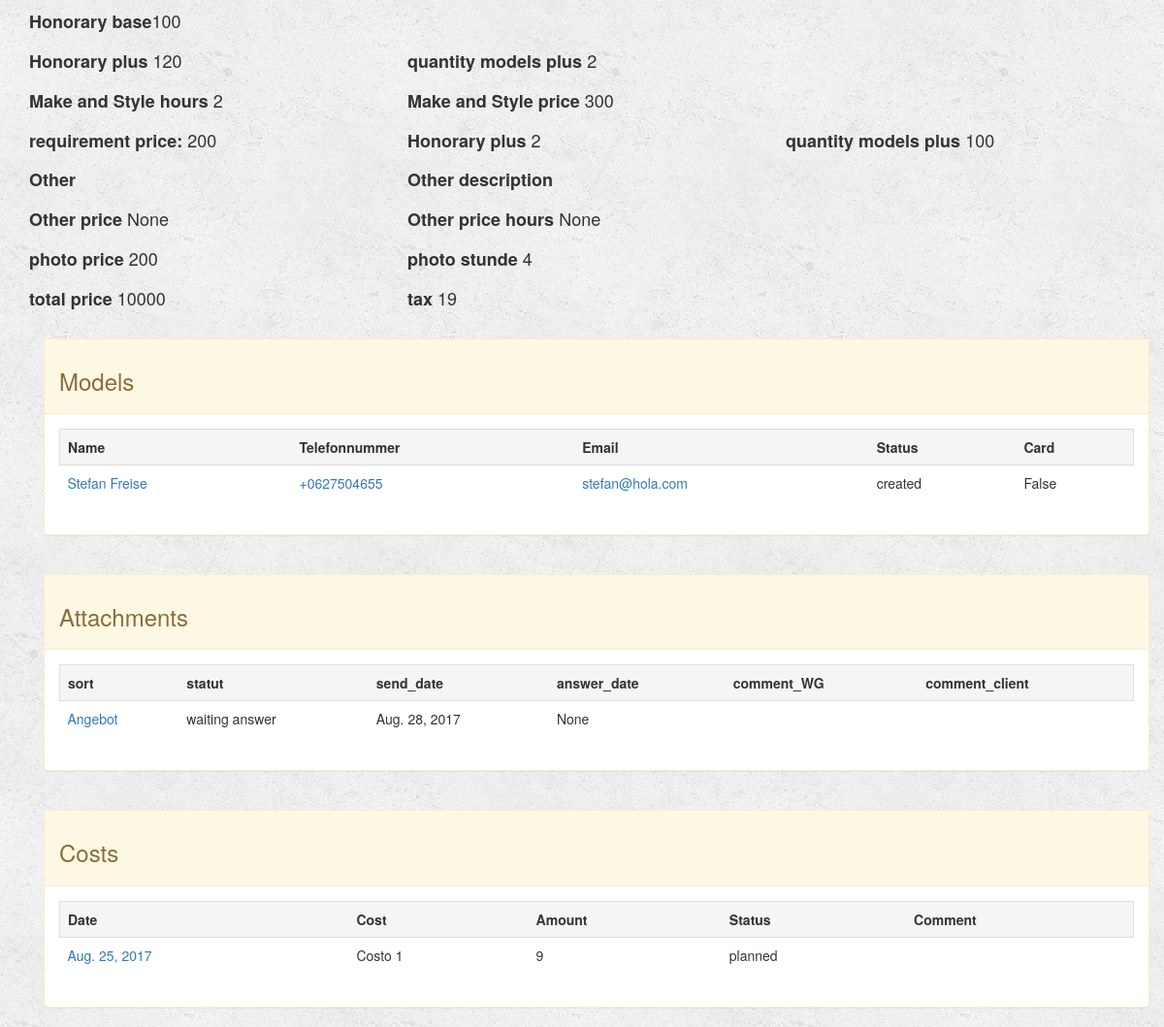
Page /apli/project/1/ (signed in, lower part) on the earlier database version.
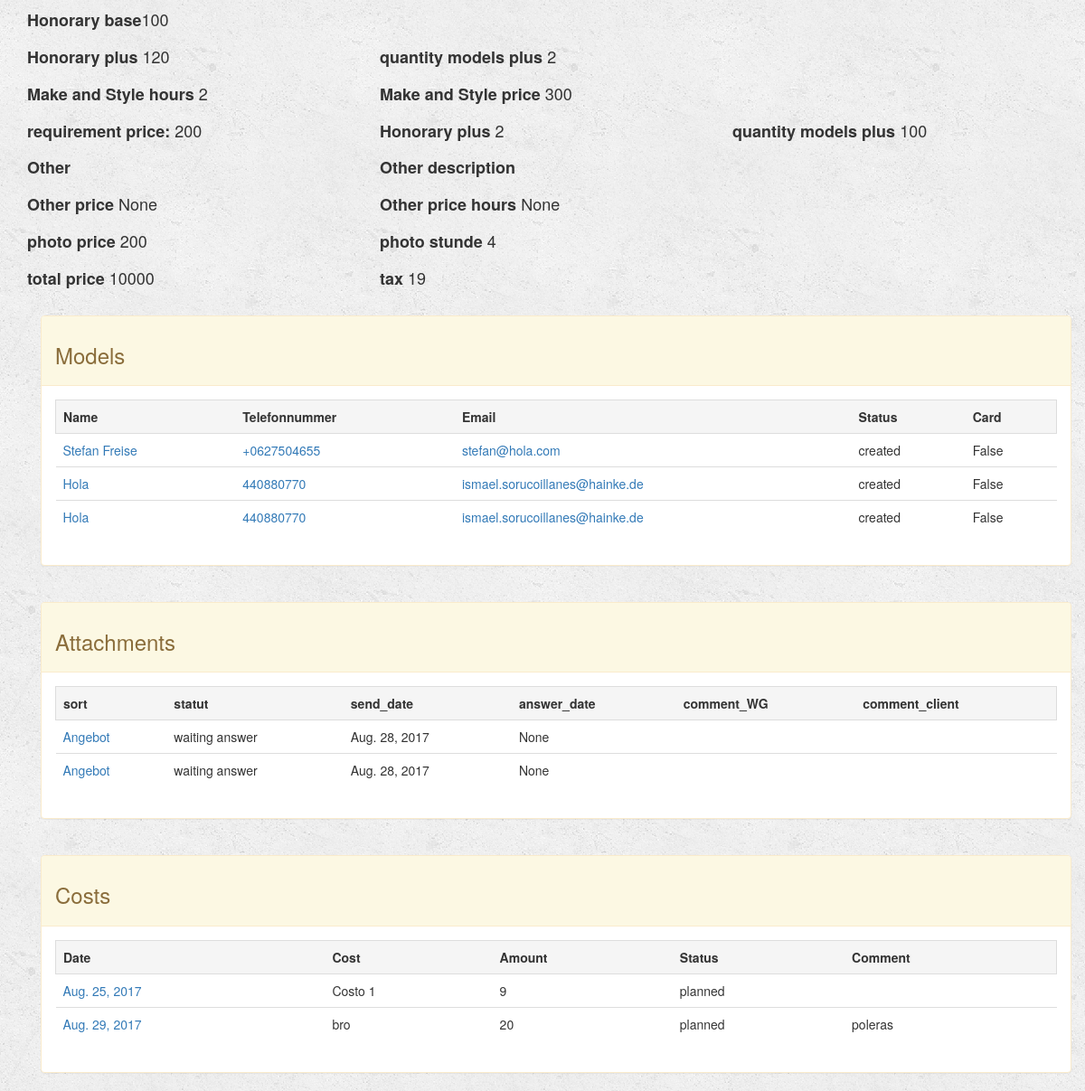
Same page on the later database version.
### apli/models.py (models this page shows, shortened)
class Assignment(models.Model):
    project = models.ForeignKey(Project, on_delete=models.CASCADE)
    person = models.ForeignKey(Person, on_delete=models.CASCADE)
    model_type = models.CharField(max_length=14, choices=(('pro', 'pro'), ('semipro', 'semipro'),), default='pro')
    travel_cost = models.IntegerField(null=True, blank=True)
    hotel_cost = models.IntegerField(null=True, blank=True)
    other_cost = models.IntegerField(null=True, blank=True)
    comment_WG = models.CharField(max_length=500, blank=True)
    comment_model = models.CharField(max_length=500, blank=True)
    statut = models.CharField(max_length=14, choices=(('created', 'created'), ('waiting answer', 'waiting answer'), ('confirmed', 'confirmed'), ('not possible', 'not possible'), ('realized', 'realized'), ('acquitted', 'acquitted'),), default='created')
    send_date = models.DateField(null=True, blank=True)
    confirmation_date = models.DateField(null=True, blank=True)
    payment_date = models.DateField(null=True, blank=True)
    total_price = models.IntegerField(null=True, blank=True)
    class Meta:
        verbose_name = 'Assignment'
        verbose_name_plural = 'Assignments'

class Person(models.Model):
    name = models.CharField(max_length=200)
    name_short = models.CharField(max_length=100, blank=True)
    company = models.CharField(max_length=200, blank=True)
    company_short = models.CharField(max_length=100, blank=True)
    agent = models.CharField(max_length=200, blank=True)
    agent_short = models.CharField(max_length=100, blank=True)
    country = models.CharField(max_length=50, blank=True)
    city = models.CharField(max_length=50, blank=True)
    zip_code = models.CharField(max_length=15, blank=True)
    address = models.CharField(max_length=100, blank=True)
    email = models.EmailField()
    phone_regex = RegexValidator(regex=r'^\+?1?\d{9,15}$', message="Phone number must be entered in the format: '+999999999'. Up to 15 digits allowed.")
    phone = models.CharField(validators=[phone_regex], max_length=15)
    comment = models.CharField(max_length=500, blank=True)
    sedcard = models.BooleanField(default=False)
    statut = models.CharField(max_length=15, choices=(('modell', 'Modelo'), ('Photograph', 'Fotografo'), ('Make Up', 'Make Up'), ('Styling', 'Styling'), ('Rrhh', 'Recursos Humanos'), ('verschieden', 'Otro')), default='Modell')
    bank_regex = RegexValidator(regex=r'^DE\d{2}\s?([0-9a-zA-Z]{4}\s?){4}[0-9a-zA-Z]{2}$', message="Bank account must be entered in the format: 'DE12 3456 7890 1234 5678 90'. Up to 27 digits allowed.")
    bank_account = models.CharField(validators=[bank_regex], max_length=27)
    website = models.CharField(max_length=200, blank=True)
    class Meta:
        verbose_name = 'Person'
        verbose_name_plural = 'Persons'

class Attachment(models.Model):
    project = models.ForeignKey(Project, on_delete=models.CASCADE)
    sort = models.CharField(max_length=8)
    file = models.FileField()
    send_date = models.DateField()
    answer_date = models.DateField(null=True, blank=True)
    statut = models.CharField(max_length=14, choices=(('waiting answer', 'waiting answer'), ('accepted', 'accepted'), ('rejected', 'rejected'),), default='waiting answer')
    comment_WG = models.CharField(max_length=500, blank=True)
    comment_client = models.CharField(max_length=500, blank=True)
    class Meta:
        verbose_name = 'Attachment'
        verbose_name_plural = 'Attachments'

class Cost(models.Model):
    user = models.ForeignKey(User, on_delete=models.CASCADE)
    project = models.ForeignKey(Project, on_delete=models.CASCADE)
    comment = models.CharField(max_length=500, blank=True)
    date = models.DateField()
    amount = models.IntegerField()
    title = models.CharField(max_length=100)
    statut = models.CharField(max_length=14, choices=(('planned', 'planned'), ('complete', 'complete'),), default='planned')
    class Meta:
        verbose_name = 'Cost'
        verbose_name_plural = 'Costs'

### apli/views.py (the view)
# urls.py: url(r'^project/(?P<pk>[0-9]+)/$', views.detail_project, name='detail_project'),
@login_required(login_url='/register/login/')
def detail_project(request, pk):
    project = get_object_or_404(Project, id=pk)
    all_models = project.assignment_set.all()
    all_attachments = project.attachment_set.all()
    all_costs = project.cost_set.all()
    return render(request, 'apli/angebot/detail_angebot.html', {'project': project, 'all_models': all_models, 'all_attachments': all_attachments, 'all_costs': all_costs})

### apli/models.py (called while the page is built)
    def __str__(self):
        return self.name

### fullcalendar/fullcalendar.py (called while the page is built)
def css_url():
    return FULLCALENDAR['css_url']

def print_css_url():
    return FULLCALENDAR['print_css_url']

def javascript_url():
    return FULLCALENDAR['javascript_url']

def jquery_url():
    return FULLCALENDAR['jquery_url']

def jquery_ui_url():
    return FULLCALENDAR['jquery_ui_url']

### fullcalendar/templatetags/fullcalendar_tags.py (called while the page is built)
@register.inclusion_tag("fullcalendar/calendar_init.html")
def calendar_init(calendar_config_options):
    return {'calendar_config_options': mark_safe(calendar_config_options)}

@register.simple_tag
def fullcalendar_css_url():
    return css_url()

@register.simple_tag
def fullcalendar_print_css_url():
    return print_css_url()

@register.simple_tag
def fullcalendar_javascript_url():
    return javascript_url()

@register.simple_tag
def fullcalendar_jquery_url():
    return jquery_url()

@register.simple_tag
def fullcalendar_jquery_ui_url():
    return jquery_ui_url()

@register.simple_tag
def fullcalendar_css():
    url = fullcalendar_css_url()
    return mark_safe("<link href='%s' rel='stylesheet' />" % url)

@register.simple_tag
def fullcalendar_jquery():
    url = fullcalendar_jquery_url()
    return mark_safe("<script src='%s'></script>" % url)

### apli/templates/apli/angebot/detail_angebot.html (shortened to what the changed rows need)
{% extends 'apli/base.html' %}
{% block body %}
    <div class= "container">
        <br>
        <br>
        <br>
        <br>
    <br>
<br>
    <div class="container">
        <br>
        <div class="panel panel-warning">
            <div class="panel-body">
                {% if all_models %}
                    <div class="table-responsive">
                        <table class="table table-hover ">
                            <tr class="active table-bordered">
                                <th >Name</th>
                                <th>Telefonnummer</th>
                                <th>Email</th>
                                <th>Status</th>
                                <th>Card</th>
                            </tr>
                            {% for model in all_models %}
                                <tr>
                                    <td><a href="{% url 'detail_assignment' model.id %}">{{model.person.name}}</a></td>
                                    <td><a href="tel:{{ model.person.phone }}">{{model.person.phone}}</a></td>
                                    <td><a href="mailto:{{ model.person.email }}">{{model.person.email}}</a></td>
                                    <td>{{model.statut}}</td>
                                    <td>{{model.person.sedcard}}</td>
                                </tr>
                            {% endfor %}
                        </table>
                    </div>
                {% else %}
                    <p> Keine Projekte </p>
                {% endif %}
            </div>
        </div>
    </div>
    <div class="container">
        <br>
        <div class="panel panel-warning">
            <div class="panel-body">
                {% if all_attachments %}
                    <div class="table-responsive">
                        <table class="table table-hover ">
                            <tr class="active table-bordered">
                                <th > sort</th>
                                <th> statut</th>
                                <th> send_date</th>
                                <th> answer_date</th>
                                <th> comment_WG</th>
                                <th> comment_client</th>
                            </tr>
                            {% for att in all_attachments %}
                                <tr>
                                    <td><a href={{att.file.url}}>{{att.sort}}</a></td>
                                    <td>{{att.statut}}</td>
                                    <td>{{att.send_date}}</td>
                                    <td>{{att.answer_date}}</td>
                                    <td>{{att.comment_WG}}</td>
                                    <td>{{att.comment_client}}</td>
                                </tr>
                            {% endfor %}
                        </table>
                    </div>
                {% else %}
                    <p> Keine Attachments </p>
                {% endif %}
            </div>
        </div>
    </div>
    <div class="container">
        <br>
        <div class="panel panel-warning">
            <div class="panel-body">
                {% if all_costs %}
                    <div class="table-responsive">
                        <table class="table table-hover ">
                            <tr class="active table-bordered">
                                <th>Date</th>
                                <th>Cost</th>
                                <th>Amount</th>
                                <th>Status</th>
                                <th>Comment</th>
                            </tr>
                            {% for cost in all_costs %}
                                <tr>
                                    <td><a href="{% url 'detail_cost' cost.id %}">{{cost.date}}</td>
                                    <td>{{cost.title}}</td>
                                    <td>{{cost.amount}}</td>
                                    <td>{{cost.statut}}</td>
                                    <td>{{cost.comment}}</td>
                                </tr>
                            {% endfor %}
                        </table>
                    </div>
                {% else %}
                    <p> Keine Assignment </p>
                {% endif %}
            </div>
        </div>
    </div>
{% endblock %}

Differences in the rows shown:
added Assignment: person.name "Hola", person.phone "440880770", person.email "ismael.sorucoillanes@hainke.de", statut "created", person.sedcard "False"
added Assignment: person.name "Hola", person.phone "440880770", person.email "ismael.sorucoillanes@hainke.de", statut "created", person.sedcard "False"
added Attachment: sort "Angebot", statut "waiting answer", send_date "Aug. 28, 2017", answer_date "None"
added Cost: date "Aug. 29, 2017", title "bro", amount "20", statut "planned", comment "poleras"
